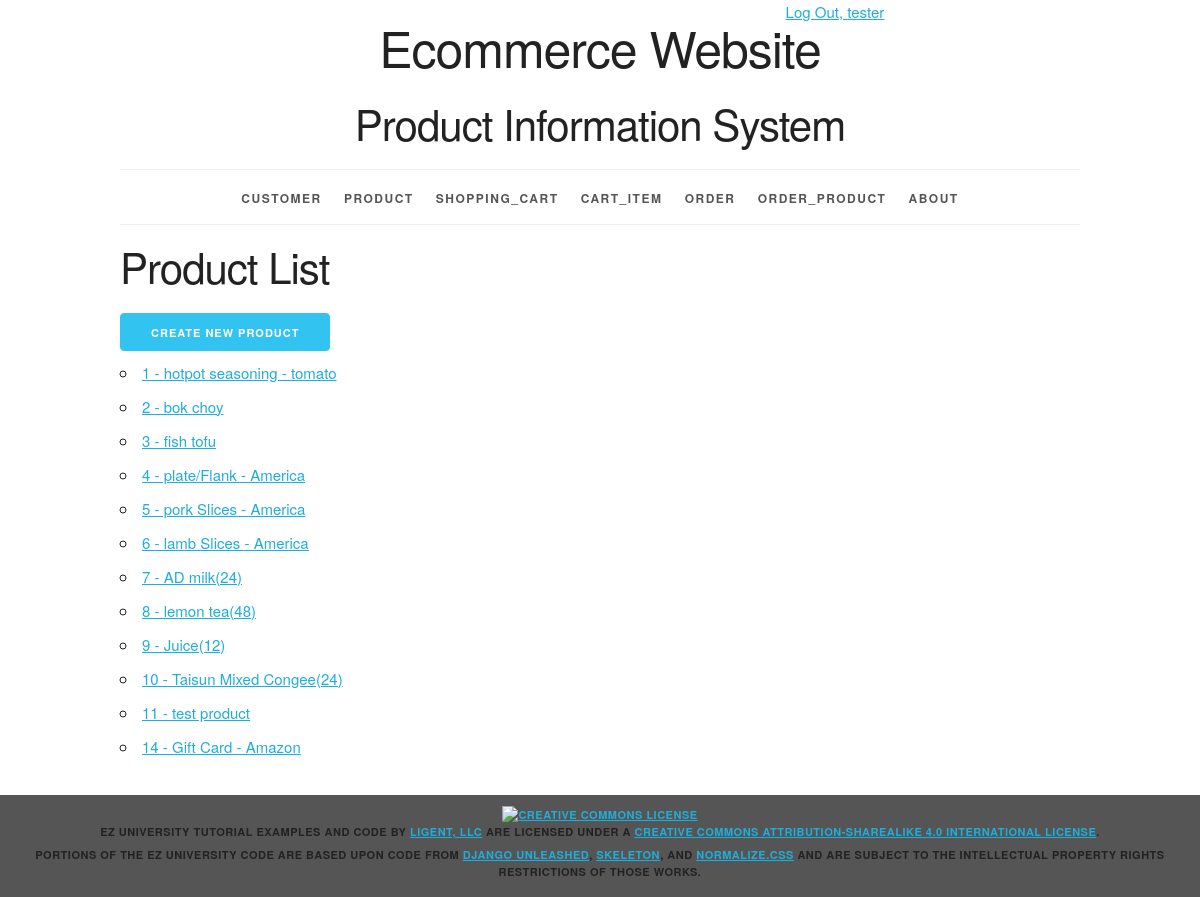
/product/ (signed in), run on the app's committed database.
### productinfo/models.py (models this page shows, shortened)
class Product(models.Model):
	product_id = models.AutoField(primary_key=True)
	product_name = models.CharField(max_length=225, unique=True)
	product_price = models.FloatField()
	stock_num = models.IntegerField()
	category_id = models.ForeignKey(Category, related_name='products', on_delete=models.PROTECT)
	def __str__(self):
		return f'{self.product_id} - {self.product_name}'
	def get_absolute_url(self):
		return reverse('productinfo_product_detail_urlpattern',
					   kwargs={'pk':self.pk}
					   )
	class Meta:
		ordering = ['product_id']
		constraints = [
			UniqueConstraint(fields=['product_name'], name='unique_product')
		]

### productinfo/views.py (the view)
class ProductList(LoginRequiredMixin, PermissionRequiredMixin, ListView):
	model = Product
	permission_required = 'productinfo.view_product'

### productinfo/templates/productinfo/product_list.html (shortened to what this page needs)
{% extends 'productinfo/base.html' %}
{% block content %}
    <h2>Product List</h2>
    <div>
    {% if perms.productinfo.add_product %}
    <a href="{% url 'productinfo_product_create_urlpattern' %}" class="button button-primary">
        Create New Product
    </a>
    {% endif %}
    </div>
    <ul>
        {% for product in product_list %}
        <li>
            <a href="{{ product.get_absolute_url }}">{{ product }}</a>
        </li>
        {% empty %}
        <li><em>There are currently no products available.</em></li>
        {% endfor %}
    </ul>
{% endblock %}

### productinfo/templates/productinfo/base.html (shortened to what this page needs)
{% load static %}
<!DOCTYPE html>
<html lang="en">
<head>
    <link rel="stylesheet" type="text/css"
          href="{% static 'productinfo/normalize.css' %}">
    <link rel="stylesheet" type="text/css"
          href="{% static 'productinfo/skeleton.css' %}">
    <link rel="stylesheet" type="text/css"
          href="{% static 'productinfo/style.css' %}">
</head>
<body>
<div class="container">
    <div class="status row">
        <div class="offset-by-eight four columns">
            <ul class="inline">
                {% if user.is_authenticated %}
                    <li><a href="{% url 'logout_urlpattern' %}">
                        Log Out, {{ user.get_username }}</a></li>
                {% else %}
                    <li><a href="{% url 'login_urlpattern' %}">
                        Log In</a></li>
                {% endif %}
            </ul>
        </div>
    </div>
    <header class="row">
        <div class="offset-by-one ten columns">
            <h1>Ecommerce Website</h1>
            <h2>Product Information System</h2>
        </div>
    </header>
    <nav>
        <ul>
            {% if perms.productinfo.view_customer %}
            <li>
                <a href="{% url 'productinfo_customer_list_urlpattern' %}">
                    Customer</a></li>
            {% endif %}
            {% if perms.productinfo.view_product %}
            <li>
                <a href="{% url 'productinfo_product_list_urlpattern' %}">
                    Product</a></li>
            {% endif %}
            {% if perms.productinfo.view_shopping_cart %}
            <li>
                <a href="{% url 'productinfo_shopping_cart_list_urlpattern' %}">
                    Shopping_Cart</a></li>
            {% endif %}
            {% if perms.productinfo.view_cart_item %}
            <li>
                <a href="{% url 'productinfo_cart_item_list_urlpattern' %}">
                    Cart_Item</a></li>
            {% endif %}
            {% if perms.productinfo.view_order %}
            <li>
                <a href="{% url 'productinfo_order_list_urlpattern' %}">
                    Order</a></li>
            {% endif %}
            {% if perms.productinfo.view_order_product %}
            <li>
                <a href="{% url 'productinfo_order_product_list_urlpattern' %}">
                    Order_Product</a></li>
            {% endif %}
            <li>
                <a href="{% url 'about_urlpattern' %}">
                    About
                </a>
            </li>
        </ul>
    </nav>
    <main>
        {% block content %}{% endblock %}
    </main>
</div>
<footer>
    <p>
        <a rel="license" href="http://creativecommons.org/licenses/by-sa/4.0/">
            <img alt="Creative Commons License" style="border-width:0"
                 src="https://i.creativecommons.org/l/by-sa/4.0/88x31.png"/>
        </a><br/><span property="dct:title">EZ University Tutorial Examples and Code</span>
        by
        <a href="https://www.ligent.net" property="cc:attributionName"
           rel="cc:attributionURL">Ligent, LLC</a> are licensed under a
        <a rel="license" href="http://creativecommons.org/licenses/by-sa/4.0/">Creative Commons Attribution-ShareAlike
            4.0 International License</a>.
    </p>
    <p>Portions of the EZ University code are based upon code from
        <a href="https://django-unleashed.com">Django Unleashed</a>,
        <a href="http://getskeleton.com/">Skeleton</a>, and
        <a href="https://necolas.github.io/normalize.css/">Normalize.css</a> and
        are subject to the intellectual property rights restrictions of those works.
    </p>
</footer>
</body>
</html>

### productinfo/static/productinfo/skeleton.css (style rules this page uses)
.container { position: relative; width: 100%; max-width: 960px; margin: 0 auto; padding: 0 20px; box-sizing: border-box; }
.column, .columns { width: 100%; float: left; box-sizing: border-box; }
@media (min-width: 400px) { .container { width: 85%; padding: 0; } }
@media (min-width: 550px) { .container { width: 80%; } }
@media (min-width: 550px) { .column, .columns { margin-left: 4%; } }
@media (min-width: 550px) { .column:first-child, .columns:first-child { margin-left: 0; } }
@media (min-width: 550px) { .four.columns { width: 30.6666666667%; } }
@media (min-width: 550px) { .ten.columns { width: 82.6666666667%; } }
@media (min-width: 550px) { .offset-by-one.column, .offset-by-one.columns { margin-left: 8.66666666667%; } }
@media (min-width: 550px) { .offset-by-eight.column, .offset-by-eight.columns { margin-left: 69.3333333333%; } }
html { font-size: 62.5%; }
body { font-size: 1.5em; line-height: 1.6; font-weight: 400; font-family: "Raleway", "HelveticaNeue", "Helvetica Neue", Helvetica, Arial, sans-serif; color: #222; }
h1, h2, h3, h4, h5, h6 { margin-top: 0; margin-bottom: 2rem; font-weight: 300; }
h1 { font-size: 4.0rem; line-height: 1.2; letter-spacing: -.1rem; }
h2 { font-size: 3.6rem; line-height: 1.25; letter-spacing: -.1rem; }
@media (min-width: 550px) { h1 { font-size: 5.0rem; } }
@media (min-width: 550px) { h2 { font-size: 4.2rem; } }
p { margin-top: 0; }
a { color: #1EAEDB; }
.button, button, input[type="submit"], input[type="reset"], input[type="button"] { display: inline-block; height: 38px; padding: 0 30px; color: #555; text-align: center; font-size: 11px; font-weight: 600; line-height: 38px; letter-spacing: .1rem; text-transform: uppercase; text-decoration: none; white-space: nowrap; background-color: transparent; border-radius: 4px; border: 1px solid #bbb; cursor: pointer; box-sizing: border-box; }
.button.button-primary, button.button-primary, input[type="submit"].button-primary, input[type="reset"].button-primary, input[type="button"].button-primary { color: #FFF; background-color: #33C3F0; border-color: #33C3F0; }
ul { list-style: circle inside; }
ol, ul { padding-left: 0; margin-top: 0; }
li { margin-bottom: 1rem; }
button, .button { margin-bottom: 1rem; }
pre, blockquote, dl, figure, table, p, ul, ol, form { margin-bottom: 2.5rem; }
.container:after, .row:after, .u-cf { content: ""; display: table; clear: both; }

### productinfo/static/productinfo/style.css (style rules this page uses)
html { height: 100%; background-color: #555; }
body { background-color: white; }
body>div>header { text-align: center;; }
header h1 { display: inline-block; font-weight: normal; font-style: normal; width: 100%; margin-top: 0; padding-top: 0; }
nav { border-top: 1px solid #eee; width: 100%; border-bottom: 1px solid #eee; margin: 0 0 1em; padding: 0; }
nav ul { margin: 0; padding: 1em 0; list-style-type: none; text-align: center; }
nav ul li { display: inline; padding: 0; margin: 0 0.25em; font-weight: 600; text-transform: uppercase; text-align: center; font-size: 1rem; letter-spacing: .10rem; }
@media (min-width: 400px) { nav ul li { letter-spacing: .15rem; font-size: 1.2rem; margin: 0 0.5em; } }
@media (min-width: 550px) { nav ul li { margin: 0 0.75em; } }
nav ul li a { color: #555; text-decoration: none; background-color: transparent; cursor: pointer; }
.inline { list-style-type: none; padding: 0; margin: 0 0 -0.5em; }
.inline li { display: inline; }
body>footer { width: 100%; background-color: #555; font-size: 1.1rem; letter-spacing: .05rem; font-weight: 600; text-transform: uppercase; text-align: center; padding: 1em 0; margin: 1em 0; }
body>footer p { margin-bottom: 0.5rem; }

### data on the page
Product: product_id+product_name "1 - hotpot seasoning - tomato"
Product: product_id+product_name "2 - bok choy"
Product: product_id+product_name "3 - fish tofu"
Product: product_id+product_name "4 - plate/Flank - America"
Product: product_id+product_name "5 - pork Slices - America"
Product: product_id+product_name "6 - lamb Slices - America"
Product: product_id+product_name "7 - AD milk(24)"
Product: product_id+product_name "8 - lemon tea(48)"
Product: product_id+product_name "9 - Juice(12)"
Product: product_id+product_name "10 - Taisun Mixed Congee(24)"
Product: product_id+product_name "11 - test product"
Product: product_id+product_name "14 - Gift Card - Amazon"

### other printed values
{{ user.get_username }} "tester"
